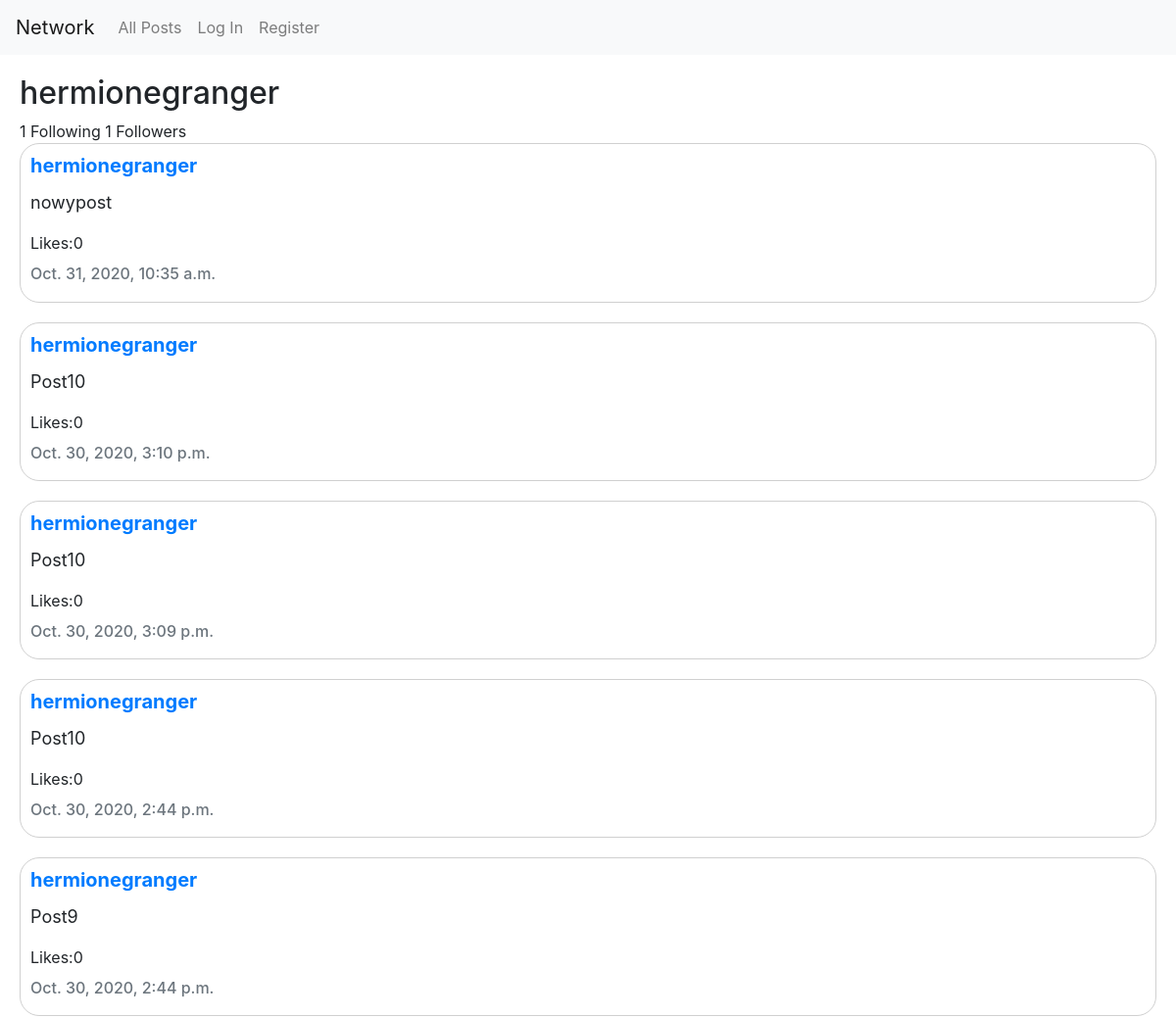
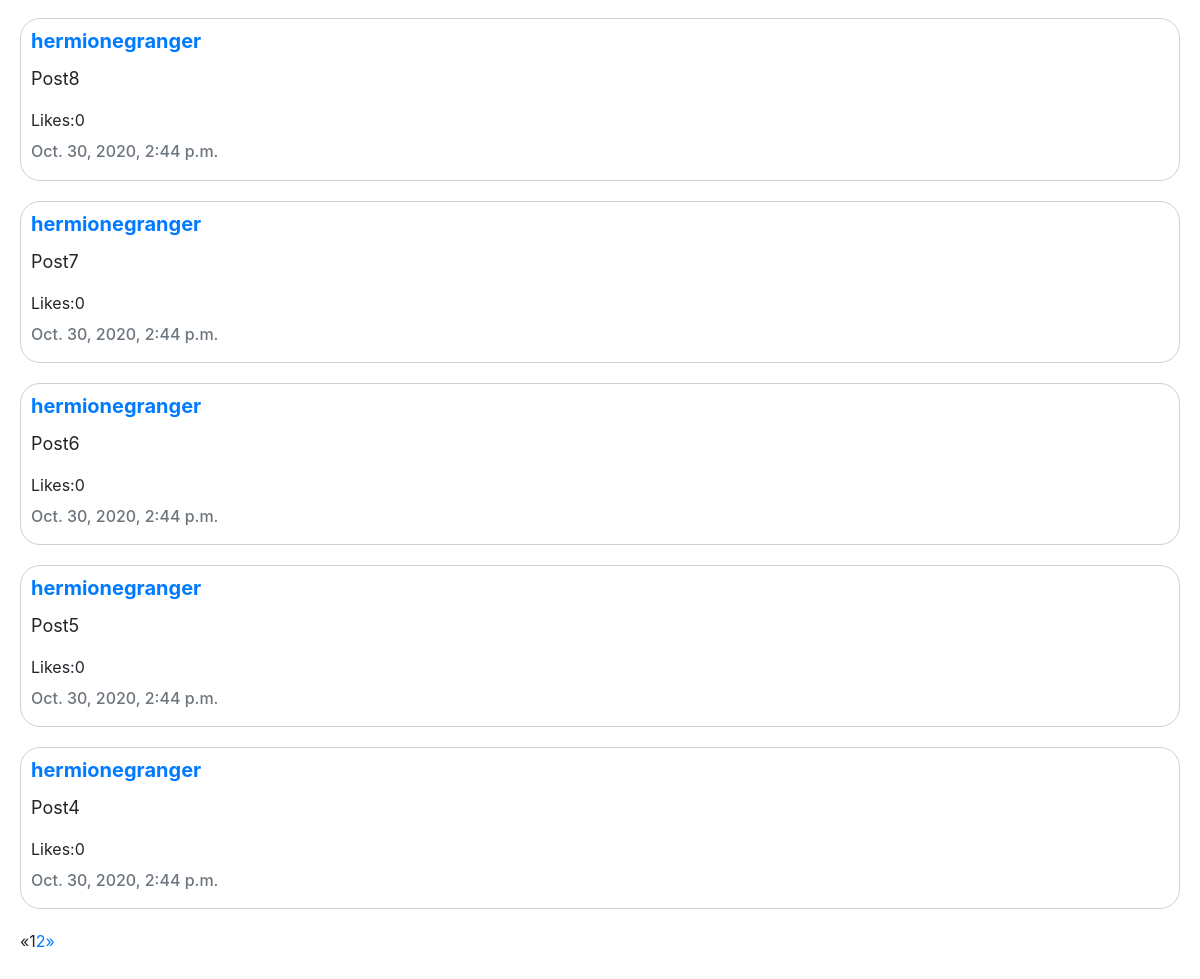
Before: /user/hermionegranger with the older database file (2 pictures, top to bottom).
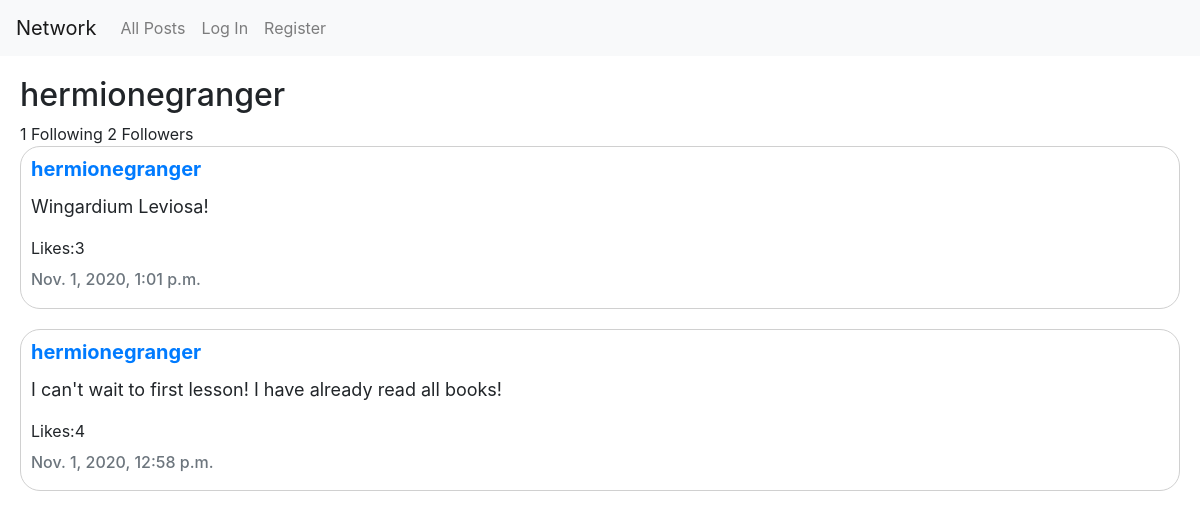
After: the same page with the newer database file.
### network/models.py (models this page shows)
class User(AbstractUser):
    followers = models.ManyToManyField("User", related_name="user_followers", blank=True)
    following = models.ManyToManyField("User", related_name="user_following", blank=True)

class Post(models.Model):
    post = models.CharField(max_length=255)
    user = models.ForeignKey(User, on_delete=models.CASCADE)
    likes = models.ManyToManyField("User", related_name="post_likes", blank=True)
    date = models.DateTimeField(auto_now_add=True, blank=True)

### network/views.py (the view, shortened to what this page needs)
# urls.py: path("user/<str:username>", views.user, name="user"),
def user(request, username):
    user = User.objects.get(username=username)
    page = request.GET.get('page', 1)
    posts_list = Post.objects.filter(user=user).order_by("-id")
    paginator = Paginator(posts_list, 10)
    return render(request, "network/user.html", {"username":username, "posts":paginator.page(page), "followers": user.followers.count(), "following_count": user.following.count(), "following": user.followers.all(), "user":request.user})

### network/templates/network/user.html (shortened to what this page needs)
{% extends "network/layout.html" %}
{% block body %}
<h2>{{ username }}</h2>
{{ following_count }} Following {{ followers }} Followers
{% for post in posts %}
<div class="post" id="post-{{post.id}}">
    <h5 class= "card-title"><b><a href="{% url 'user' post.user.username %}">{{post.user.username}}</a></b> </h4>
    <p class="post-content" id="postbody-{{post.id}}">{{ post.post }}</p>
    <div class="likes">
        <p>Likes: </p><div class="likecounter" id="likecounter-{{ post.id }}"> {{ post.likes.count }}</div>
    </div>
    <h6 class="card-subtitle mb-2 text-muted">{{ post.date }}</h6>
</div>
    {% endfor %}
{% if posts.has_other_pages %}
        <ul class="pagination">
    {% if posts.has_previous %}
        <li><a href="?page={{ posts.previous_page_number }}">&laquo;</a></li>
    {% else %}
        <li class="disabled"><span>&laquo;</span></li>
    {% endif %}
    {% for i in posts.paginator.page_range %}
      {% if posts.number == i %}
        <li class="active"><span>{{ i }} <span class="sr-only">(current)</span></span></li>
      {% else %}
        <li><a href="?page={{ i }}">{{ i }}</a></li>
      {% endif %}
    {% endfor %}
    {% if posts.has_next %}
        <li><a href="?page={{ posts.next_page_number }}">&raquo;</a></li>
    {% else %}
        <li class="disabled"><span>&raquo;</span></li>
    {% endif %}
        </ul>
    {% endif %}
{% endblock %}

### network/templates/network/layout.html (shortened to what this page needs)
{% load static %}
<!DOCTYPE html>
<html lang="en">
    <head>
        <link rel="stylesheet" href="https://stackpath.bootstrapcdn.com/bootstrap/4.4.1/css/bootstrap.min.css">
        <link href="{% static 'network/styles.css' %}" rel="stylesheet">
    </head>
    <body>
        <nav class="navbar navbar-expand-lg navbar-light bg-light">
            <a class="navbar-brand" href="{% url 'index' %}">Network</a>
            <div>
              <ul class="navbar-nav mr-auto">
                <li class="nav-item">
                  <a class="nav-link" href="{% url 'index' %}">All Posts</a>
                </li>
                {% if user.is_authenticated %}
                    <li class="nav-item">
                        <a class="nav-link" href="{% url 'following' %}">Following</a>
                    </li>
                    <li class="nav-item">
                        <a class="nav-link" href="{% url 'logout' %}">Log Out</a>
                    </li>
                {% else %}
                    <li class="nav-item">
                        <a class="nav-link" href="{% url 'login' %}">Log In</a>
                    </li>
                    <li class="nav-item">
                        <a class="nav-link" href="{% url 'register' %}">Register</a>
                    </li>
                {% endif %}
              </ul>
            </div>
          </nav>
        <div class="body">
            {% block body %}
            {% endblock %}
        </div>
    </body>
</html>

### network/static/network/styles.css (style rules this page uses)
.post { margin-bottom: 20px; padding: 10px 10px 10px 10px; border: solid 1px #d0d0d0; border-radius: 20px; }
.body { padding: 20px; }
.post-content { font-size: large; }
.likes { display: flex; }
.likecounter { margin-right: 10px; }

Changed rows visible on the page:
removed Post: user.username "hermionegranger", post "nowypost", likes.count "0", date "Oct. 31, 2020, 10:35 a.m."
removed Post: user.username "hermionegranger", post "Post10", likes.count "0", date "Oct. 30, 2020, 3:10 p.m."
removed Post: user.username "hermionegranger", post "Post10", likes.count "0", date "Oct. 30, 2020, 3:09 p.m."
removed Post: user.username "hermionegranger", post "Post10", likes.count "0", date "Oct. 30, 2020, 2:44 p.m."
removed Post: user.username "hermionegranger", post "Post9", likes.count "0", date "Oct. 30, 2020, 2:44 p.m."
removed Post: user.username "hermionegranger", post "Post8", likes.count "0", date "Oct. 30, 2020, 2:44 p.m."
removed Post: user.username "hermionegranger", post "Post7", likes.count "0", date "Oct. 30, 2020, 2:44 p.m."
removed Post: user.username "hermionegranger", post "Post6", likes.count "0", date "Oct. 30, 2020, 2:44 p.m."
removed Post: user.username "hermionegranger", post "Post5", likes.count "0", date "Oct. 30, 2020, 2:44 p.m."
removed Post: user.username "hermionegranger", post "Post4", likes.count "0", date "Oct. 30, 2020, 2:44 p.m."
added Post: user.username "hermionegranger", post "Wingardium Leviosa!", likes.count "3", date "Nov. 1, 2020, 1:01 p.m."
added Post: user.username "hermionegranger", post "I can't wait to first lesson! I have already read all books!", likes.count "4", date "Nov. 1, 2020, 12:58 p.m."
Other visible differences:
{{ followers }}: "1" → "2"
list line gone: "1"
list line gone: "2"
